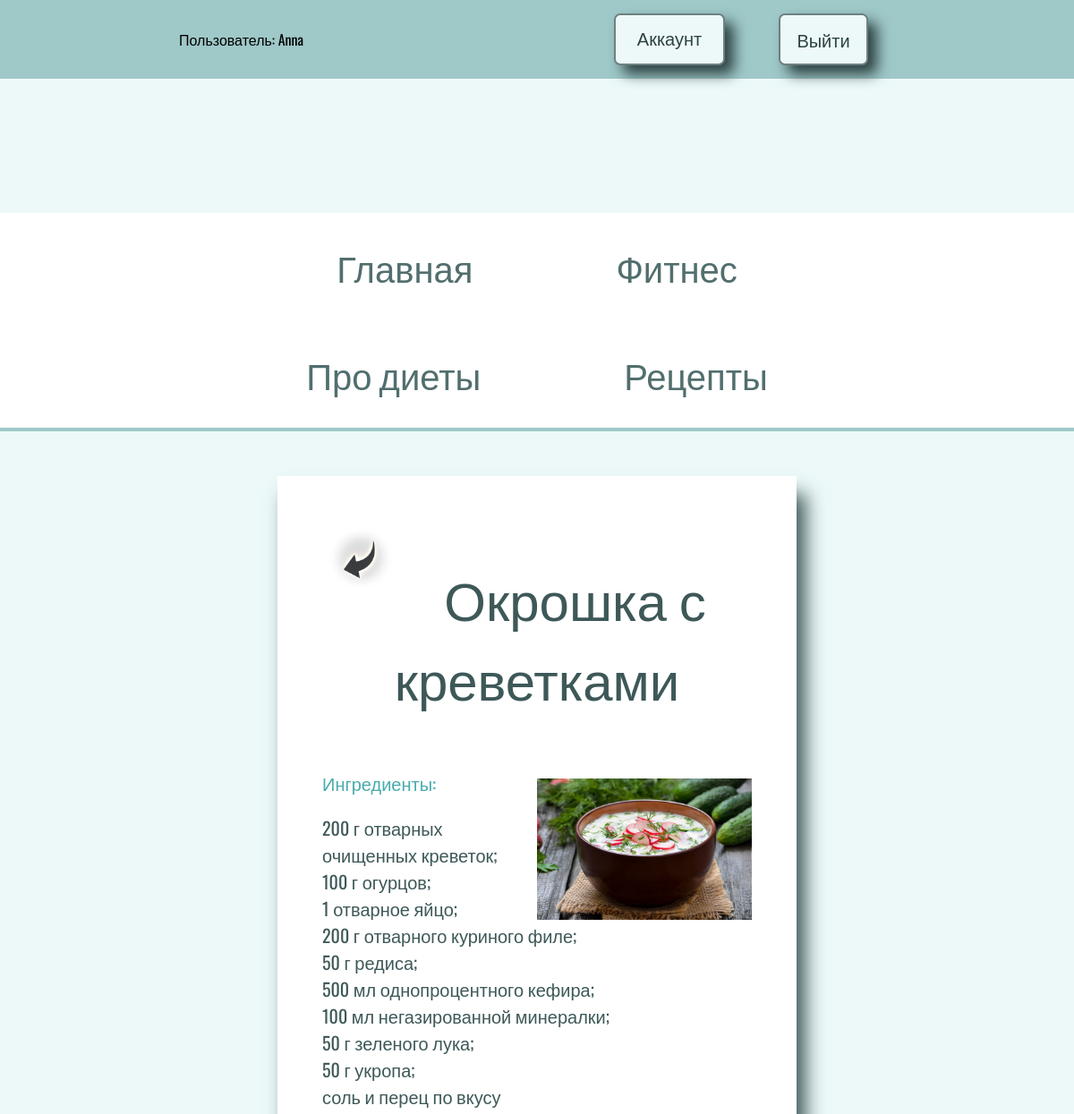
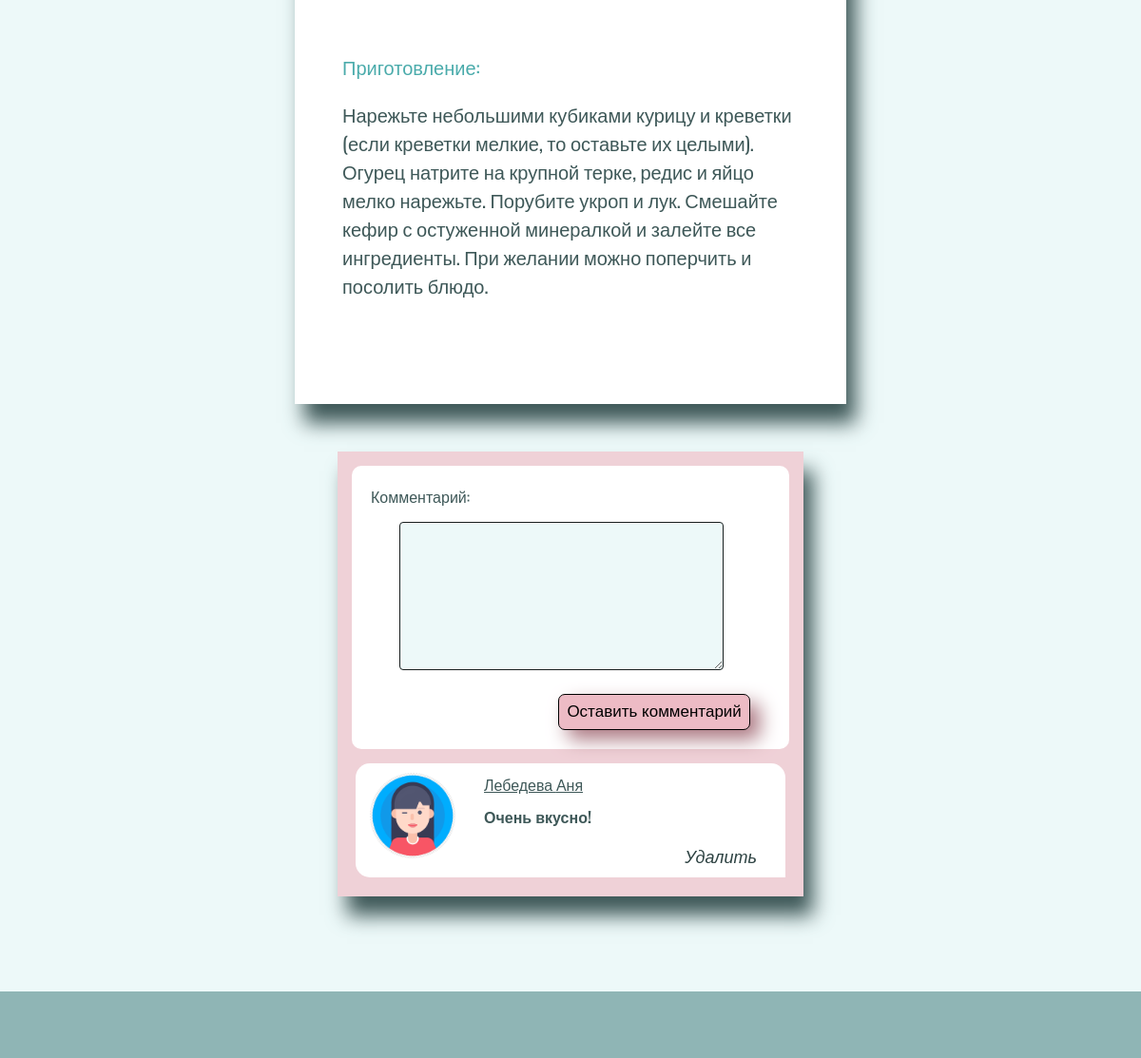
/recipe/16 (signed in), run on the app's committed database (2 pictures, top to bottom).
### food/models.py (models this page shows, shortened)
class Recipies(models.Model):
    title = models.CharField(max_length=200, verbose_name='Название рецепта')
    image = models.ImageField(upload_to='recipes/', verbose_name='Фото')
    ingredients = models.TextField(verbose_name='Ингредиенты')
    description = models.TextField(verbose_name='Текст рецепта')
    date = models.DateTimeField(auto_now_add=True)
    class Meta:
        ordering = ['-date']

class RewiewRecipe(models.Model):
    owner = models.ForeignKey(Profile, on_delete=models.CASCADE)
    recipe = models.ForeignKey(Recipies, on_delete=models.CASCADE)
    body = models.TextField(verbose_name='Комментарий')
    date = models.DateTimeField(auto_now_add=True)
    class Meta:
        ordering = ['-date']

### user/models.py (models this page shows, shortened)
class Profile(models.Model):
    user = models.OneToOneField(User, on_delete=models.CASCADE, null=True, blank=True)
    username = models.CharField(max_length=200, null=True, blank=True)
    name = models.CharField(max_length=200, null=True, blank=True)
    last_name = models.CharField(max_length=200, null=True, blank=True)
    email = models.EmailField(max_length=200, null=True, blank=True)
    date_of_birth = models.DateTimeField(blank=True, null=True)
    start_weight = models.IntegerField(blank=True, null=True)
    profile_photo = models.ImageField(upload_to='profile/', default='profile/photo_profile.jpg')
    social_website = models.CharField(max_length=200, null=True, blank=True)

### food/views.py (the view, shortened to what this page needs)
# urls.py: path('recipe/<str:id>', views.recipe, name='recipe'),
def recipe(request, id):
    cook = get_object_or_404(Recipies, id=id)
    form = ReviewFormRecipe()
    return render(request, 'food/recipe.html', {'recipe': cook, 'form': form})

### food/forms.py
class ReviewFormRecipe(ModelForm):
    class Meta:
        model = RewiewRecipe
        fields = ['body']
    def __init__(self, *args, **kwargs):
        super().__init__(*args, **kwargs)
        for name, field in self.fields.items():
            field.widget.attrs.update({'class': 'field_text'})

### food/templates/food/recipe.html (shortened to what this page needs)
{% extends 'food/base.html' %}
{% load static %}
{% block content %}
<div class="detail">
    <div class="back"><a href="{% url 'recipes' %}"><img src="{% static 'food/2.jpg' %}" alt=""></a></div>
    <h1>{{ recipe.title }}</h1>
    <img src="{{ recipe.image.url }}" alt="" id="meal">
    <div id="ingredient">
        <p class="decor">Ингредиенты:{{ recipe.ingredients|linebreaks }}</p>
    </div>
    <div id="description">
        <p class="decor">Приготовление:{{ recipe.description|linebreaks }}</p>
    </div>
</div>
<div class="comments">
    <div class="comment_list">
        {% if request.user.is_authenticated %}
        <form class="form" action="{% url 'recipe' recipe.id  %}" method="POST">
            {% for field in form %}
            <div class="form__field">
                <label>{{ field.label }}: </label>
                {{ field }}
            </div>
            {% endfor %}
            <input class='comment_input' type="submit" value="Оставить комментарий"/>
        </form>
        {% else %}
        <a href="{% url 'login-user' %}">Войти, чтобы оставить комментарий</a>
        {% endif %}
    </div>
    {% for review in recipe.rewiewrecipe_set.all %}
    {% if review.body %}
    <div class="comment">
        <img src="{{ review.owner.profile_photo.url }}" alt="" class="img_comment">
        {% if review.owner.name is not None and review.owner.last_name is not None %}
        <div><u>{{ review.owner.last_name }} {{ review.owner.name }}</u></div>
        {% else %}
        <div><u>{{ review.owner.username }}</u></div>
        {% endif %}
        <p><b>{{ review.body|linebreaksbr }}</b></p>
         {% if request.user.profile == review.owner %}
        <div class="delete"><i><a href="{% url 'delete-comment-recipe' review.id %}">Удалить</a></i></div>
        {% endif %}
    </div>
    {% endif %}
    {% endfor %}
</div>
{% endblock %}

### food/templates/food/base.html (shortened to what this page needs)
<!DOCTYPE html>
{% load static %}
<html lang="en">
<head>
    <link rel="stylesheet" href="{% static 'css/style.css' %}">
</head>
<body>
{% block menu %}
<div class="but">
    {% if user.is_authenticated %}
    <p>Пользователь: {{ user.username|capfirst }}</p>
    <div class="wrap">
        <p class="btn"><a href="{% url 'account' %}">Аккаунт</a></p>
        <form action="{% url 'logoutuser' %}" method="post">
            <input type="submit" class="btn" value="Выйти">
        </form>
    </div>
    {% else %}
    <div class="reg">
        <p class="edit"><a href="{% url 'login-user' %}">Вход</a></p>
        <p class="edit"><a href="{% url 'registration' %}">Регистрация</a></p>
        {% endif %}
    </div>
<div class="wrapper">
    <ul class="menu menu_account">
        <li class="pink"><a href="{% url 'index' %}">Главная</a></li>
        <li class="pink"><a href="{% url 'training' %}">Фитнес</a></li>
        <li class="pink"><a href="{% url 'diets' %}">Про диеты</a></li>
        <li class="pink"><a href="{% url 'recipes' %}">Рецепты</a></li>
    </ul>
</div>
{% endblock %}
{% block content %}
{% endblock %}
<div class="end"></div>
</body>
</html>

### food/static/css/style.css (style rules this page uses)
body { padding: 0; margin: 0; font-family: 'Oswald', sans-serif; background-color: #edf9f9; }
h1 { text-align: center; color: #3e5858; }
.menu { display: flex; font-size: 40px; margin-top: 150px; margin-bottom: 150px; padding: 0 200px; flex-wrap: wrap; justify-content: center; box-sizing: border-box; background-color: white; border-bottom: solid #9fc8c8 4px; font-weight: 300; }
.menu a { color:#526e6e; }
.menu li { padding: 30px 80px; list-style: none; }
a { text-decoration: none; color: #2d4242; }
.detail { margin: 50px auto; width: 40%; min-height: 500px; padding: 50px; color: #3e5858; background-color: #ffffff; box-shadow: 10px 20px 20px #3e5858; }
.detail h1 { text-align: center; margin-bottom: 60px; font-weight: 400; font-size: 60px; }
.detail p { font-weight: 400; font-size: 20px; }
.but { padding: 0 200px; background-color: #9fc8c8; display: flex; justify-content: space-between; align-items: baseline; }
.wrap { display: flex; justify-content: space-between; }
.btn { display: block; text-align: center; padding: 10px; margin: 15px 30px; font-weight: 400; font-size: 20px; border: 2px solid #2d4242a8; box-shadow: 10px 10px 15px #2d4242; border-radius: 7px; background-color: #edf9f9; width: 100px; color: #2d4242; }
.wrap input { padding: 12px; font-family: 'Oswald', sans-serif; color: #2d4242; }
.back img { height: 85px; background-color: aliceblue; float: left; }
#ingredient { padding: 0; list-style: none; }
#description { list-style: none; margin-bottom: 30px; margin-top: 30px; padding: 10px 0; }
#meal { float: right; right: 0; width: 50%; height: 50%; margin-top: 10px; }
.decor { font-size: 30px; color: #4aabab; }
.end { height: 70px; background-color: #8fb5b5; margin-top: 100px; }
.menu_account { margin-bottom: 50px; }
.comments { padding: 5px; margin: 50px auto; width: 40%; max-width: 550px; color: #3e5858; background-color: #ffffff; box-shadow: 10px 20px 20px #3e5858; background-color: rgb(239, 209, 215); }
.comment { width: 90%; min-height: 90px; background-color: #ffffff; margin: 15px auto; padding: 10px; border-radius: 15px 15px 0 15px; }
.comment p { margin-top: 10px; }
.img_comment { object-fit: cover; width: 90px; height: 90px; float: left; border-radius: 100%; margin: 0 30px 0 5px; }
.comment_list { background-color: #ffffff; margin: 10px; border-radius: 10px; padding: 20px; }
.field_text { margin: 15px 5px 5px 30px ; border-radius: 4px; background-color: #edf9f9; border: 1px solid #191f1f; }
.comment_input { background-color: rgb(163, 59, 59); padding: 8px; margin-top: 15px; background-color: rgb(237, 187, 197); font-size: 17px; border: 1px solid black; border-radius: 7px; box-shadow: 10px 10px 20px rgb(172, 121, 131); margin-left: 47%; }
.delete { text-align: right; margin-right: 20px; font-size: 18px; }

### data on the page
Recipies: title "Окрошка с креветками", image (picture), ingredients "200 г отварных очищенных креветок; 100 г огурцов; 1 отварное яйцо; 200 г отварного куриного филе; 50 г редиса; 500 мл однопроцентного кефира; 100 мл негазированной минералки; 50 г зеленого лука; 50 г укропа; соль и перец по вкусу", description "Нарежьте небольшими кубиками курицу и креветки (если креветки мелкие, то оставьте их целыми). Огурец натрите на крупной терке, редис и яйцо мелко нарежьте. Порубите укроп и лук. Смешайте кефир с остуженной минералкой и залейте все ингредиенты. При желании можно поперчить и посолить блюдо."
RewiewRecipe: owner.profile_photo (picture), owner.last_name "Лебедева", owner.name "Аня", body "Очень вкусно!", shows "Удалить"

### other printed values
{{ user.username|capfirst }} "Anna"
{{ field.label }} "Комментарий"
